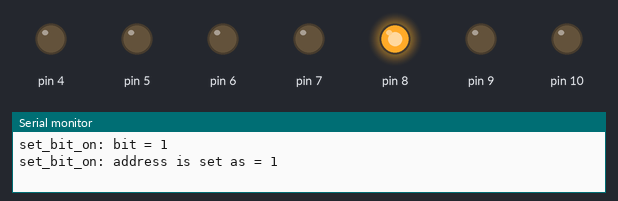
Bench run of a sketch on a simulated Arduino Uno, built with avr-gcc and run on an emulated ATmega328P. Shown: output pins drawn as LEDs (lit = HIGH), the last lines printed to the serial monitor.

Above: at 0.5 s.
At 1.5 s:
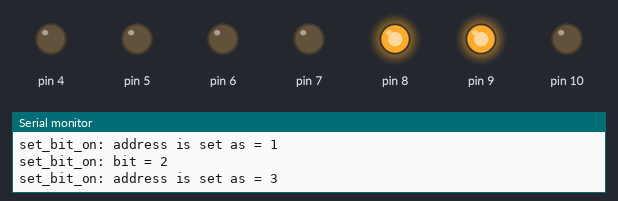
At 3.5 s:
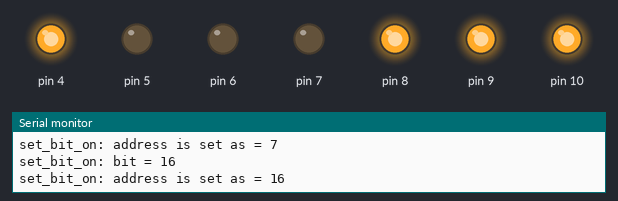
At 6.5 s:
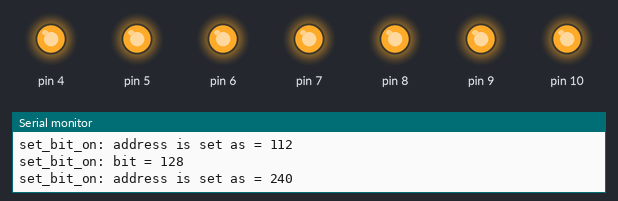
At 10.5 s:
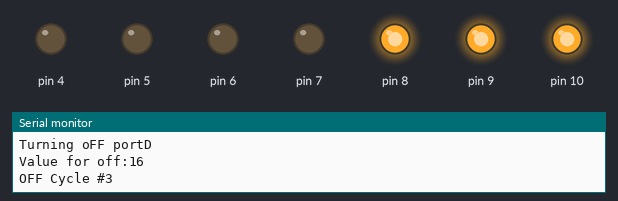
At 13.5 s:
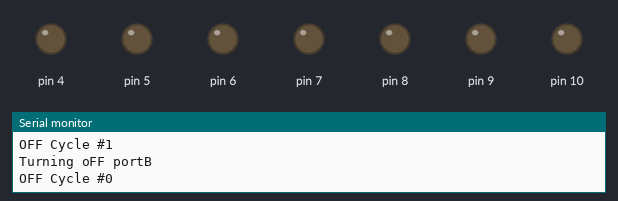
Timing chart, 0 to 18.2 s (numbered marks = the images above):
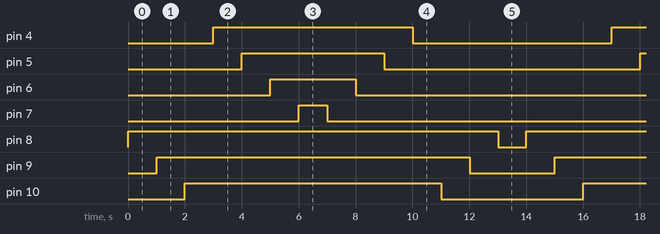

Measured:
- by itself, pin 4: alternates HIGH for 7.0 s and LOW for 7.0 s
- by itself, pin 5: alternates HIGH for 5.0 s and LOW for 9.0 s
- by itself, pin 6: alternates HIGH for 3.0 s and LOW for 11.0 s
- by itself, pin 7: alternates HIGH for 1.0 s and LOW for 13.0 s
- by itself, pin 8: alternates HIGH for 13.0 s and LOW for 1.0 s
- by itself, pin 9: alternates HIGH for 11.0 s and LOW for 3.0 s
- by itself, pin 10: alternates HIGH for 9.0 s and LOW for 5.0 s

The sketch:

functions.ino
```cpp
#include <avr/io.h>
#include <util/delay.h>


int setBitON(byte *addr, int bit);
int setBitOFF(byte *addr, int *bit);

volatile byte* _PORTB = 0x25;
volatile byte* _DDRB = 0x24;

int main(void){
int iRes = 0;
  iRes = setBitON(_DDRB, (1<<5));
  while(1){
    iRes = setBitON(_PORTB, (1<<5));
    _delay_ms(1000);
    iRes = setBitOFF(_PORTB, NULL);
    _delay_ms(1000);
  }

  return 0;
}

int setBitON(byte *addr, int bit){
  if (addr == NULL){
    return 0;
  }
  *addr |= bit;
  return 1;
}

int setBitOFF(byte *addr, int *bit){
  if (addr == NULL){
    return 0;
  }
  if (bit == NULL){
   *addr &= 0;
  }
  else{
    *addr &= ~(*bit);
  }
  return 1;
}
```

bit_manipulations.ino
```cpp
#include <avr/io.h>
#include <util/delay.h>

int set_bit_on(byte *addr, int bit);
int set_bit_off(byte *addr, int *bit);

volatile byte* ddrb_addr = 0x24;
volatile byte* ddrd_addr = 0x2A;
volatile byte* portb_addr = 0x25;
volatile byte* portd_addr = 0x2B;

const byte bitNumber[7] = {0,1,2,4,5,6,7};

void setup() {
  // put your setup code here, to run once:
  set_bit_on(ddrb_addr, 1 | (1<<1) | (1<<2));       // set bit on port B

  set_bit_on(ddrd_addr, (1<<4) | (1<<5) | (1<<6) | (1<<7));  // set bit on port D
  Serial.begin(9600);
}

void loop() {
  // put your main code here, to run repeatedly:
  int* pvalue_for_off;
  int value_off, value_on;

  for(int i = 0; i < 7; i++){
    if (i < 3){
      set_bit_on(portb_addr, (1<<bitNumber[i]));
    }
    else{
      value_on= (1<<bitNumber[i]);
      set_bit_on(portd_addr, value_on);
    }
    delay(1000);
  }

  for (int i = 6; i > -1; i--){
    if (i < 3){
      Serial.println("Turning oFF portB");
      value_off = (1<<bitNumber[i]);
      pvalue_for_off = &value_off;
      set_bit_off(portb_addr, pvalue_for_off);
    }
    else{
      Serial.println("Turning oFF portD");
      value_off= (1<<bitNumber[i]);
      pvalue_for_off = &value_off;
      Serial.print("Value for off:");
      Serial.println(*pvalue_for_off);
      set_bit_off(portd_addr, pvalue_for_off);
    }
    Serial.print("OFF Cycle #");
    Serial.println(i);
    delay(1000);
  }
}

int set_bit_on(byte *addr, int bit){
  if (addr == NULL){
    return 0;
  }
  Serial.print("set_bit_on: bit = ");
  Serial.println(bit);
  *addr |= bit;
  Serial.print("set_bit_on: address is set as = ");
  Serial.println(*addr);
  return 1;
}

int set_bit_off(byte *addr, int *bit){
  if (addr == NULL){
    return 0;
  }

  if (bit == NULL){
    *addr &= 0;
    return 1;
  }

  *addr &= ~ (*bit);
}
```
